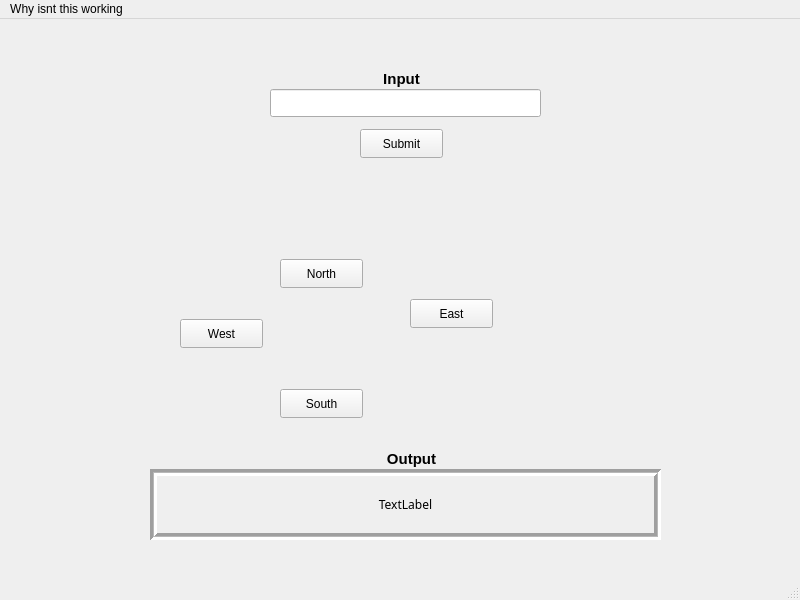
<?xml version="1.0" encoding="UTF-8"?>
<ui version="4.0">
 <class>MainWindow</class>
 <widget class="QMainWindow" name="MainWindow">
  <property name="geometry">
   <rect>
    <x>0</x>
    <y>0</y>
    <width>800</width>
    <height>600</height>
   </rect>
  </property>
  <property name="windowTitle">
   <string>MainWindow</string>
  </property>
  <widget class="QWidget" name="centralwidget">
   <widget class="QPushButton" name="NorthButton">
    <property name="geometry">
     <rect>
      <x>280</x>
      <y>240</y>
      <width>83</width>
      <height>29</height>
     </rect>
    </property>
    <property name="text">
     <string>North</string>
    </property>
   </widget>
   <widget class="QPushButton" name="EastButton">
    <property name="geometry">
     <rect>
      <x>410</x>
      <y>280</y>
      <width>83</width>
      <height>29</height>
     </rect>
    </property>
    <property name="text">
     <string>East</string>
    </property>
   </widget>
   <widget class="QPushButton" name="WestButton">
    <property name="geometry">
     <rect>
      <x>180</x>
      <y>300</y>
      <width>83</width>
      <height>29</height>
     </rect>
    </property>
    <property name="text">
     <string>West</string>
    </property>
   </widget>
   <widget class="QPushButton" name="SouthButton">
    <property name="geometry">
     <rect>
      <x>280</x>
      <y>370</y>
      <width>83</width>
      <height>29</height>
     </rect>
    </property>
    <property name="text">
     <string>South</string>
    </property>
   </widget>
   <widget class="QLabel" name="Output">
    <property name="geometry">
     <rect>
      <x>150</x>
      <y>450</y>
      <width>511</width>
      <height>71</height>
     </rect>
    </property>
    <property name="font">
     <font>
      <family>Sitka Heading</family>
      <italic>false</italic>
      <bold>false</bold>
     </font>
    </property>
    <property name="frameShape">
     <enum>QFrame::Box</enum>
    </property>
    <property name="frameShadow">
     <enum>QFrame::Sunken</enum>
    </property>
    <property name="lineWidth">
     <number>3</number>
    </property>
    <property name="midLineWidth">
     <number>1</number>
    </property>
    <property name="text">
     <string>TextLabel</string>
    </property>
    <property name="alignment">
     <set>Qt::AlignCenter</set>
    </property>
   </widget>
   <widget class="QPushButton" name="Submit">
    <property name="geometry">
     <rect>
      <x>360</x>
      <y>110</y>
      <width>83</width>
      <height>29</height>
     </rect>
    </property>
    <property name="text">
     <string>Submit</string>
    </property>
   </widget>
   <widget class="QLineEdit" name="Input">
    <property name="geometry">
     <rect>
      <x>270</x>
      <y>70</y>
      <width>271</width>
      <height>28</height>
     </rect>
    </property>
   </widget>
   <widget class="QLabel" name="label">
    <property name="geometry">
     <rect>
      <x>380</x>
      <y>430</y>
      <width>63</width>
      <height>20</height>
     </rect>
    </property>
    <property name="font">
     <font>
      <pointsize>11</pointsize>
      <bold>true</bold>
     </font>
    </property>
    <property name="text">
     <string>Output</string>
    </property>
    <property name="alignment">
     <set>Qt::AlignCenter</set>
    </property>
   </widget>
   <widget class="QLabel" name="label_2">
    <property name="geometry">
     <rect>
      <x>370</x>
      <y>50</y>
      <width>63</width>
      <height>20</height>
     </rect>
    </property>
    <property name="font">
     <font>
      <pointsize>11</pointsize>
      <bold>true</bold>
     </font>
    </property>
    <property name="text">
     <string>Input</string>
    </property>
    <property name="alignment">
     <set>Qt::AlignCenter</set>
    </property>
   </widget>
  </widget>
  <widget class="QMenuBar" name="menubar">
   <property name="geometry">
    <rect>
     <x>0</x>
     <y>0</y>
     <width>800</width>
     <height>25</height>
    </rect>
   </property>
   <widget class="QMenu" name="menuWhy_isnt_this_working">
    <property name="title">
     <string>Why isnt this working</string>
    </property>
   </widget>
   <addaction name="menuWhy_isnt_this_working"/>
  </widget>
  <widget class="QStatusBar" name="statusbar"/>
 </widget>
 <resources/>
 <connections/>
</ui>
